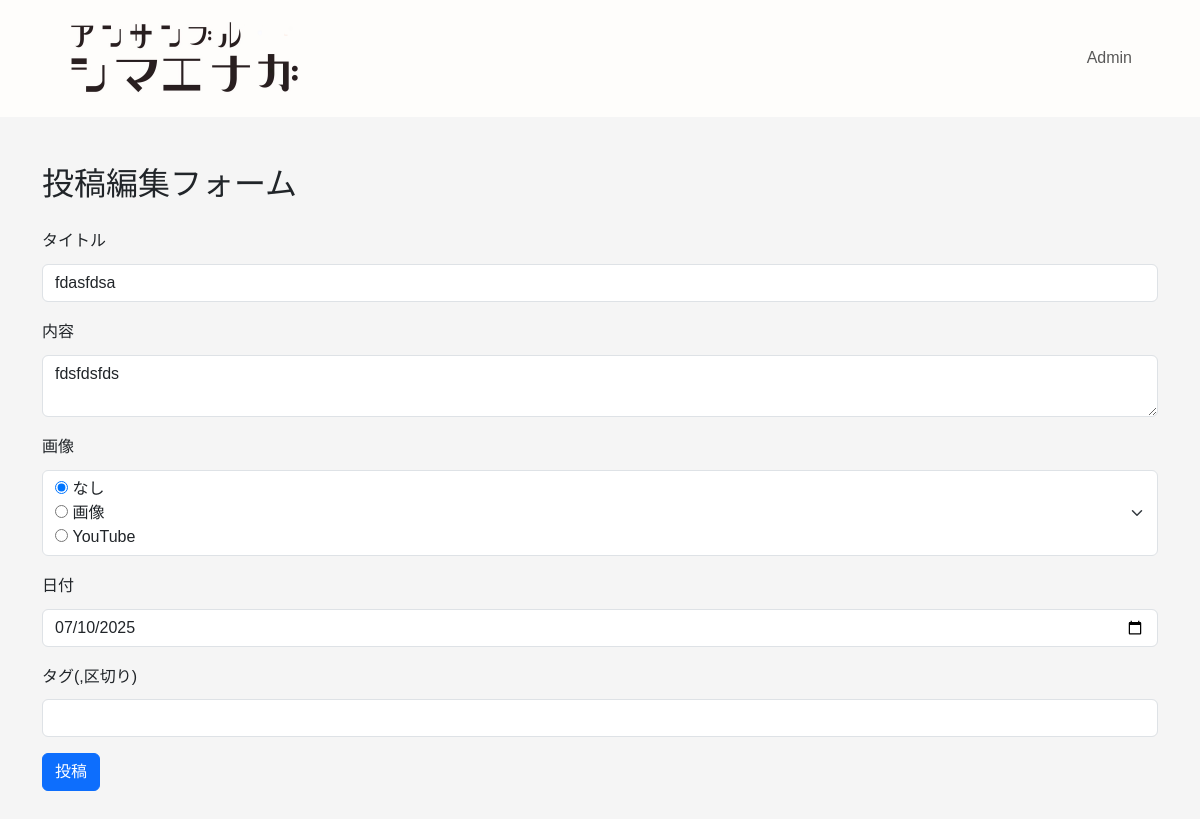
Page /admin/note/edit/2 (signed in) on the committed database.
### app/models/models.py (models this page shows)
class Note(db.Model):
    __tablename__ = "note"
    id = db.Column(db.Integer, primary_key=True, autoincrement=True)
    title = db.Column(db.String(64), nullable=False)
    content = db.Column(db.Text, nullable=False)
    date = db.Column(db.Date, default=date.today, nullable=False)
    media = db.Column(db.String(16))
    url = db.Column(db.String(255))
    images = db.relationship("NoteImage", backref="note", cascade="all, delete-orphan")
    tags = db.relationship("Tag", secondary=note_tags, back_populates="note")
    view_count = db.Column(db.Integer, default=0, nullable=False)

### app/routes/routes.py (the view)
@main_bp.route("/admin/note/edit/<int:id>", methods=["GET", "POST"])
@login_required
def edit_note(id):
    note = Note.query.get_or_404(id)
    form = EditPost(obj=note)
    if form.validate_on_submit():
        old_title = note.title
        old_content = note.content
        old_media = note.media
        old_url = note.url
        old_date = note.date
        old_tags = note.tags
        note.title = form.title.data
        note.content = form.content.data
        note.media = form.media.data
        note.date = form.date.data
        if note.media == "youtube":
            note.url = convert_youtube_url_to_embed(form.youtube.data)
        else:
            note.url = None
        tag_names = [t.strip() for t in form.tags.data.split(",") if t.strip()]
        print(form.tags.data)
        tags = []
        for name in tag_names:
            tag = Tag.query.filter_by(name=name).first()
            if not tag:
                tag = Tag(name=name)
                db.session.add(tag)
            tags.append(tag)
        note.tags = tags
        db.session.commit()
        for file in form.file.data:
            if file:
                filename = datetime.now().strftime("%Y%m%d%H%M%S" + os.path.splitext(file.filename)[1])
                os.makedirs(upload_folder, exist_ok=True)
                file.save(os.path.join(upload_folder, filename))
                image = NoteImage(note_id=note.id, path=filename)
                db.session.add(image)
        new_log = Log(user_id=str(current_user.id),
                      action_type="edit_note",
                      target_table="note",
                      target_id=note.id,
                      text=json.dumps({
                          "old_title" : old_title,
                          "new_title" : note.title,
                          "old_content" : old_content,
                          "new_content" : note.content,
                          "old_media" : old_media,
                          "new_media" : note.media,
                          "old_url" : old_url,
                          "new_url" : note.url,
                          "old_tags" : [tag.name for tag in old_tags],
                          "new_tags" : [tag.name for tag in note.tags],
                          "old_date" : old_date.isoformat(),
                          "new_date" : note.date.isoformat()
                        },
                        ensure_ascii=False))
        db.session.add(new_log)
        db.session.commit()
        flash("編集完了")
        return redirect(url_for("main.kawagutisan"))
    else:
        form.tags.data = ", ".join(tag.name for tag in note.tags)
        if note.media == "youtube" and note.url:
            form.youtube.data = note.url
    return render_template("edit_note.html", form=form)

### app/forms/forms.py
class EditPost(FlaskForm):
    title = StringField("タイトル", validators=[DataRequired("タイトルは必須です")])
    content = TextAreaField("内容", validators=[DataRequired("投稿内容は必須です")])
    media = RadioField("画像", choices=[("none", "なし"), ("upload", "画像"), ("youtube", "YouTube")], default="none", validators=[DataRequired()])
    file = MultipleFileField("アップロード")
    youtube = StringField("URL")
    tags = StringField("タグ(,区切り)")
    date = DateField("日付", format="%Y-%m-%d")
    submit = SubmitField("投稿")

### app/templates/edit_note.html (shortened to what this page needs)
{% extends "layout_admin.html" %}
{% block content %}
<div class="container py-5">
    <h1 class="fs-2 mb-4">投稿編集フォーム</h1>
    <form method="post" novalidate enctype="multipart/form-data">
        <div class="mb-3">
            {{ form.title.label(class="form-label") }}
            {{ form.title(class="form-control") }}
        </div>
        <div class="mb-3">
            {{ form.content.label(class="form-label") }}
            {{ form.content(class="form-control", id="text-area") }}
        </div>
        <div class="mb-3">
            {{ form.media.label(class="form-label") }}
            {{ form.media(class="form-select") }}
        </div>
        <div class="mb-3">
            {{ form.date.label(class="form-label") }}
            {{ form.date(class="form-control") }}
        </div>
        <div class="mb-3">
            {{ form.tags.label(class="form-label") }}
            {{ form.tags(class="form-control") }}
        </div>
        <div class="mb-3">
            {{ form.submit(class="btn btn-primary") }}
        </div>
    </form>
</div>
{% endblock %}

### app/static/css/layout.css (style rules this page uses)
html { height: 100%; }
body { background-color: #d0e7e1; font-family: "游ゴシック体", YuGothic, "游ゴシック Medium", "Yu Gothic Medium","游ゴシック", "Yu Gothic", sans-serif; line-height: 1.8; display: flex; flex-direction: column; height: 100%; }
* { box-sizing: border-box; }
ul { list-style: none; padding: 0; }

### rows in the picture
Note: title "fdasfdsa", content "fdsfdsfds", media "☑ なし ☐ 画像 ☐ YouTube", date "07/10/2025"
